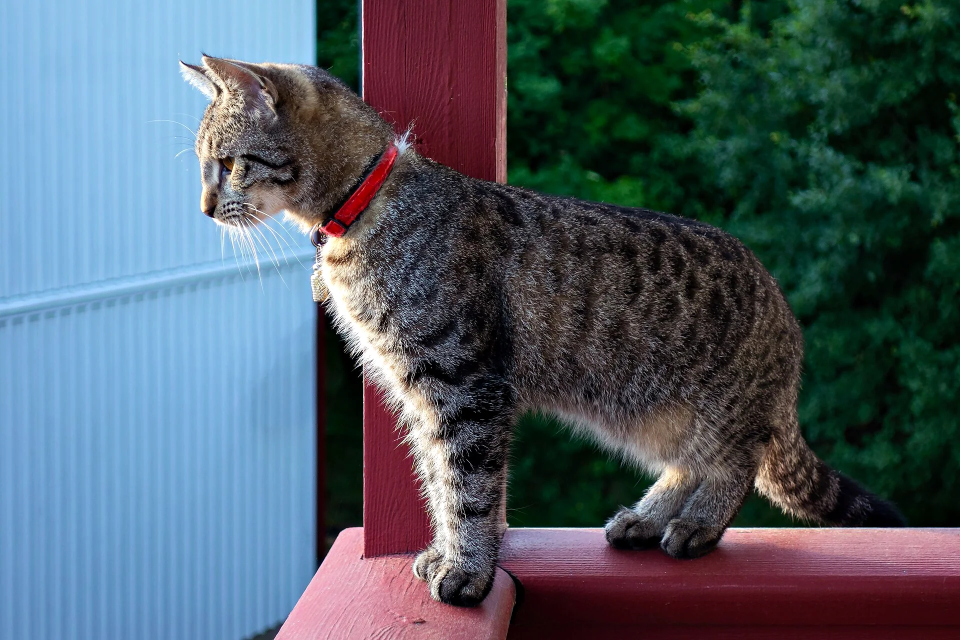
#> input picture images/animals/animals-0c1d9905.webp, 1920 x 1280 px (shown at 1/2 size)
$ python -i imaging.py   (imports and definitions only)
#> lines starting #> are read from the running program, lines starting #| are printed output that depends on the picture
"""Image helpers: resize, WebP encode, dominant colour, perceptual hash."""
from __future__ import annotations

import io

import numpy as np
from PIL import Image, ImageFilter, ImageOps

Image.MAX_IMAGE_PIXELS = 200_000_000


# [40 lines left out: functions open_upright, fit_long_side, encode_webp, dominant_color, not called in this run]


def _dct_matrix(n: int) -> np.ndarray:
#> further down, picture is the input picture: PIL image 1920x1280 RGB; mean R, G, B 78.4, 91.7, 101.5
    k = np.arange(n)
    m = np.cos(np.pi * (2 * k[None, :] + 1) * k[:, None] / (2 * n))
    m[0] *= 1 / np.sqrt(2)
    return m * np.sqrt(2 / n)


_DCT32 = _dct_matrix(32)


# [8 lines left out: function phash, not called in this run]


def hamming(a: str, b: str) -> int:
    return bin(int(a, 16) ^ int(b, 16)).count("1")


# [24 lines left out: function trim_flat_border, not called in this run]


# Calibrated on the v1 archive: every accepted image scores well above these.
MIN_COLORFULNESS = 6.0    # Hasler–Süsstrunk; below ≈ grey / single-tone
MIN_EDGE_DENSITY = 0.05   # share of edge pixels; below ≈ flat sky, blur, empty


def quality_problem(img: Image.Image) -> str | None:
    """Rejects images that make dull puzzles: near-monochrome, or so flat /
    blurry that most pieces would look the same."""
    small = img.copy()
    small.thumbnail((480, 480))
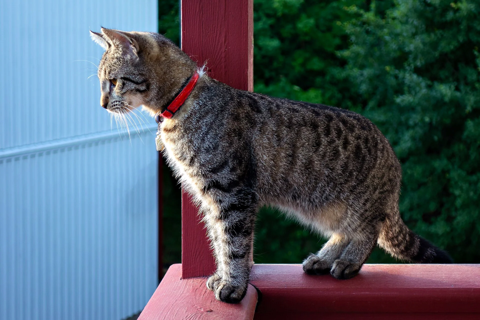
#> small: PIL image 480x320 RGB; mean R, G, B 78.6, 91.8, 101.6
    a = np.asarray(small.convert("RGB"), dtype=np.float32)
    rg = a[..., 0] - a[..., 1]
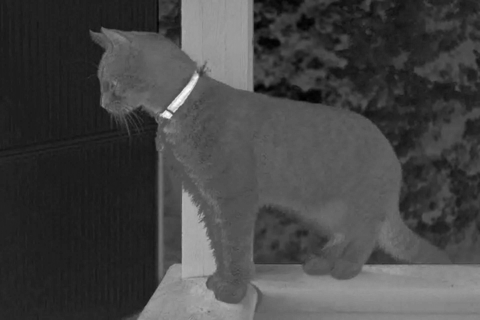
#> rg: shape (320, 480) float32; min -84, max 176, mean -13.3; drawn with min black and max white
    yb = 0.5 * (a[..., 0] + a[..., 1]) - a[..., 2]
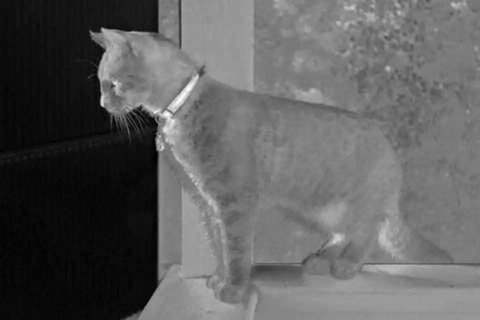
#> yb: shape (320, 480) float32; min -77, max 85.5, mean -16.4; drawn with min black and max white
    colorful = np.sqrt(rg.std() ** 2 + yb.std() ** 2) + 0.3 * np.sqrt(rg.mean() ** 2 + yb.mean() ** 2)
#> colorful = 60.18
    edges = (np.asarray(small.convert("L").filter(ImageFilter.FIND_EDGES), dtype=np.float32) > 24).mean()
#> edges = 0.176
    if colorful < MIN_COLORFULNESS:
        return f"near-monochrome (colourfulness {colorful:.1f})"
    if edges < MIN_EDGE_DENSITY:
        return f"flat or blurry (edge density {edges:.3f})"
    return None

>>> from PIL import Image
>>> picture = Image.open('../images/animals/animals-0c1d9905.webp')
>>> result = quality_problem(picture)

$ run again, on images/animals/animals-124e44f9.webp
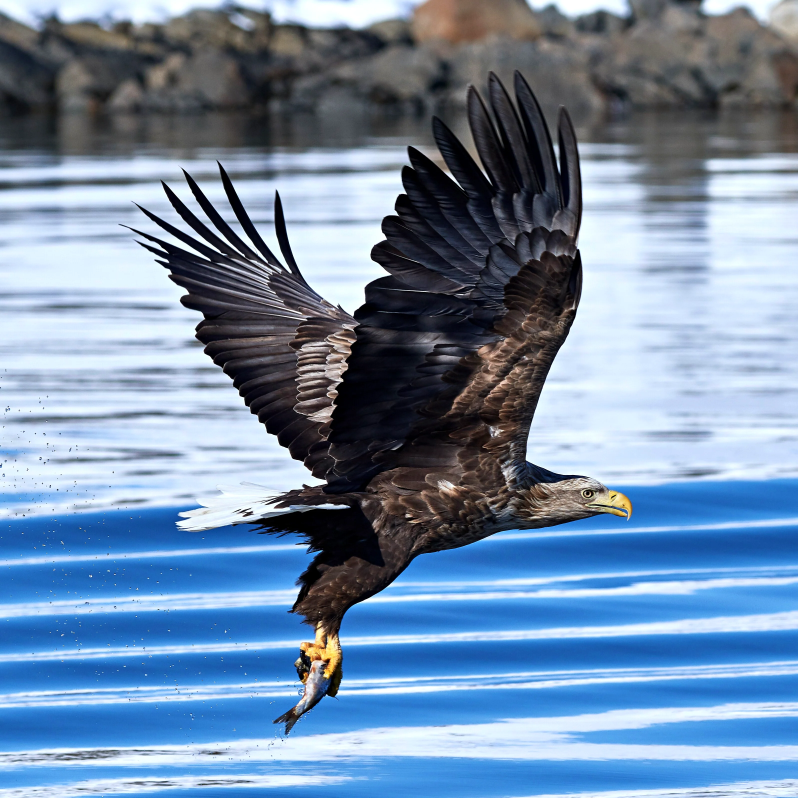
#> input picture images/animals/animals-124e44f9.webp, 3191 x 3191 px (shown at 1/4 size)
#> picture is the input picture: PIL image 3191x3191 RGB; mean R, G, B 114.1, 139.3, 167.9
#> in quality_problem, `rg = a[..., 0] - a[..., 1]`:
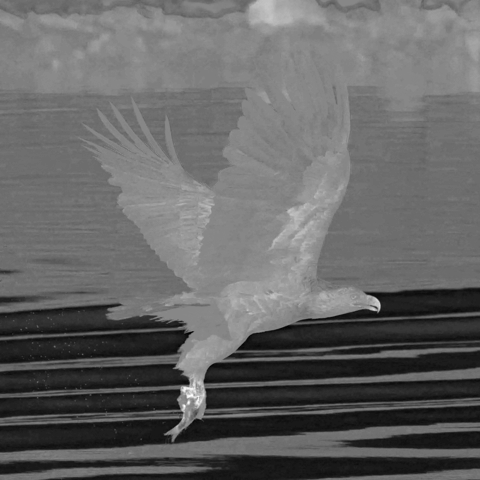
#> rg: shape (480, 480) float32; min -100, max 88, mean -25.2; drawn with min black and max white
#> in quality_problem, `yb = 0.5 * (a[..., 0] + a[..., 1]) - a[..., 2]`:
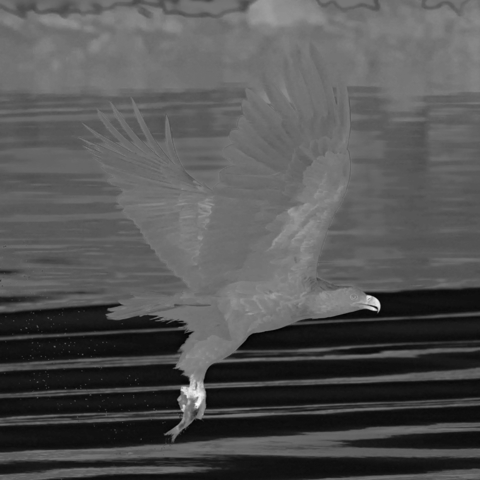
#> yb: shape (480, 480) float32; min -144, max 166.5, mean -41.2; drawn with min black and max white
#> colorful = 71.66
#> edges = 0.186

$ run again, on images/animals/animals-74fa0517.webp
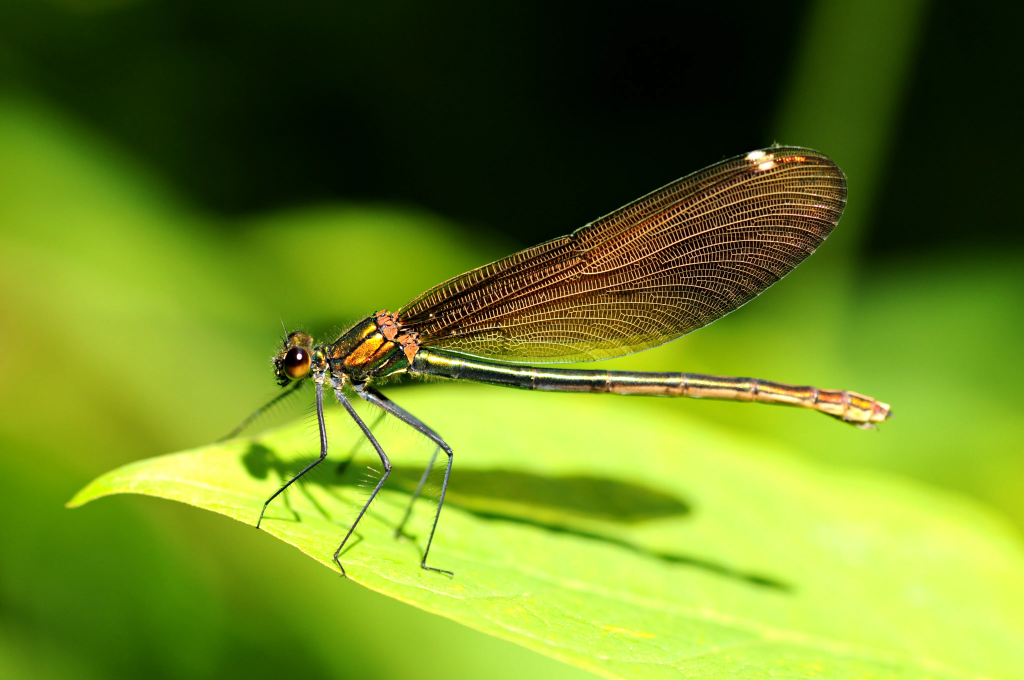
#> input picture images/animals/animals-74fa0517.webp, 4096 x 2720 px (shown at 1/4 size)
#> picture is the input picture: PIL image 4096x2720 RGB; mean R, G, B 106.6, 131.1, 33.6
#> in quality_problem, `rg = a[..., 0] - a[..., 1]`:
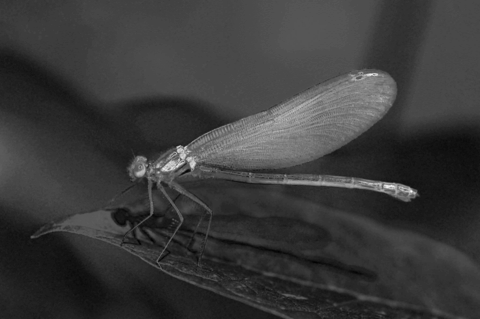
#> rg: shape (319, 480) float32; min -72, max 135, mean -24.5; drawn with min black and max white
#> in quality_problem, `yb = 0.5 * (a[..., 0] + a[..., 1]) - a[..., 2]`:
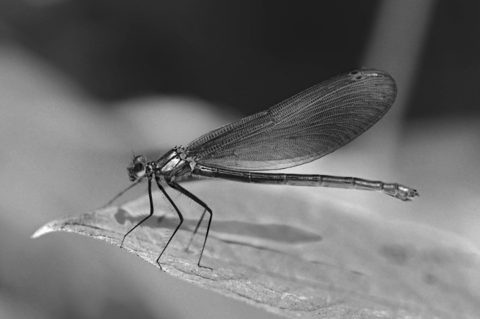
#> yb: shape (319, 480) float32; min -29.5, max 237, mean 85.3; drawn with min black and max white
#> colorful = 86.28
#> edges = 0.0799

$ run again, on images/animals/animals-e4a24535.webp
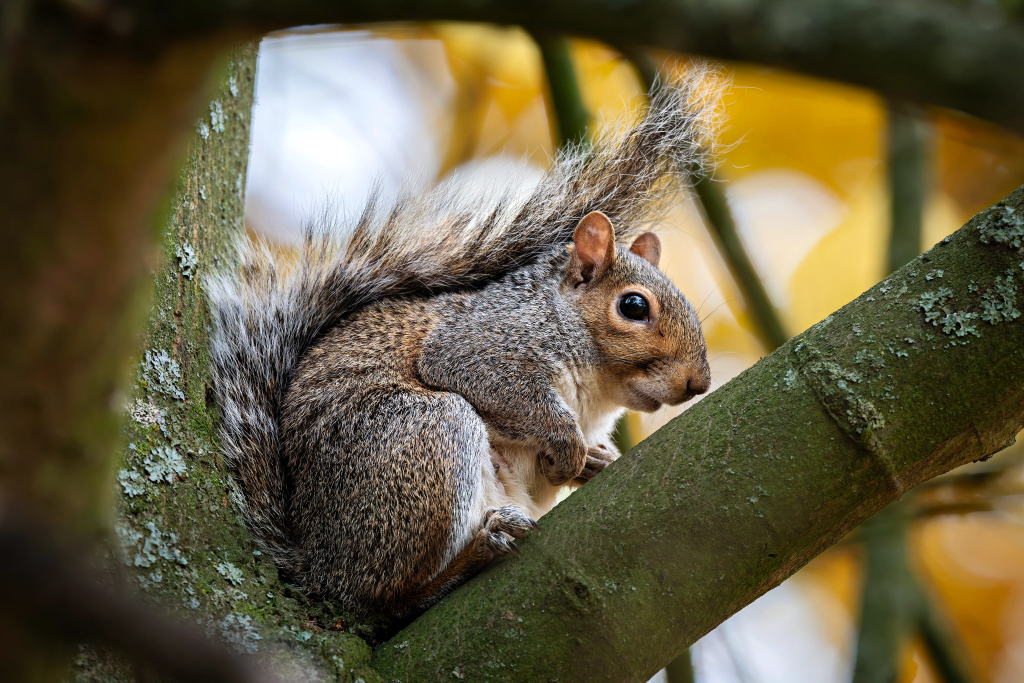
#> input picture images/animals/animals-e4a24535.webp, 4096 x 2731 px (shown at 1/4 size)
#> picture is the input picture: PIL image 4096x2731 RGB; mean R, G, B 102.6, 93.4, 66.1
#> in quality_problem, `rg = a[..., 0] - a[..., 1]`:
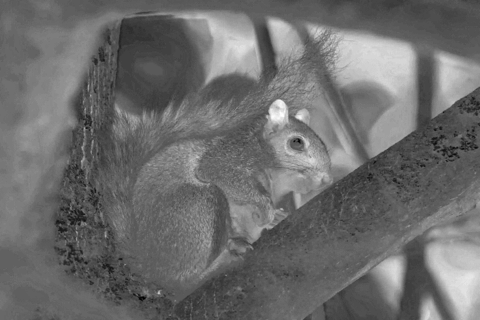
#> rg: shape (320, 480) float32; min -42, max 78, mean 9.2; drawn with min black and max white
#> in quality_problem, `yb = 0.5 * (a[..., 0] + a[..., 1]) - a[..., 2]`:
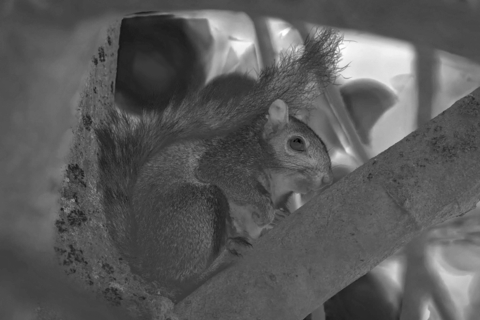
#> yb: shape (320, 480) float32; min -59.5, max 198.5, mean 31.9; drawn with min black and max white
#> colorful = 49.61
#> edges = 0.204
